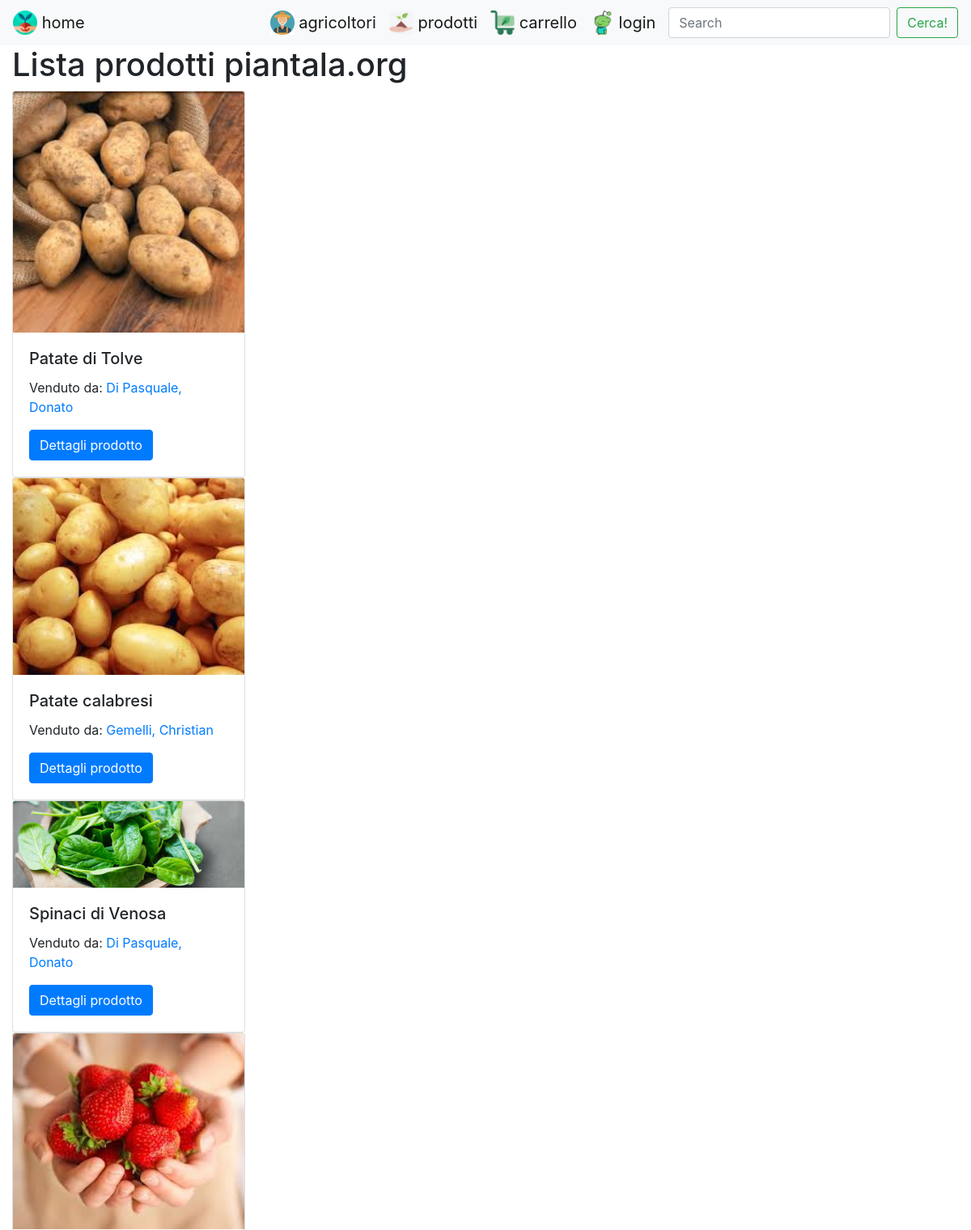
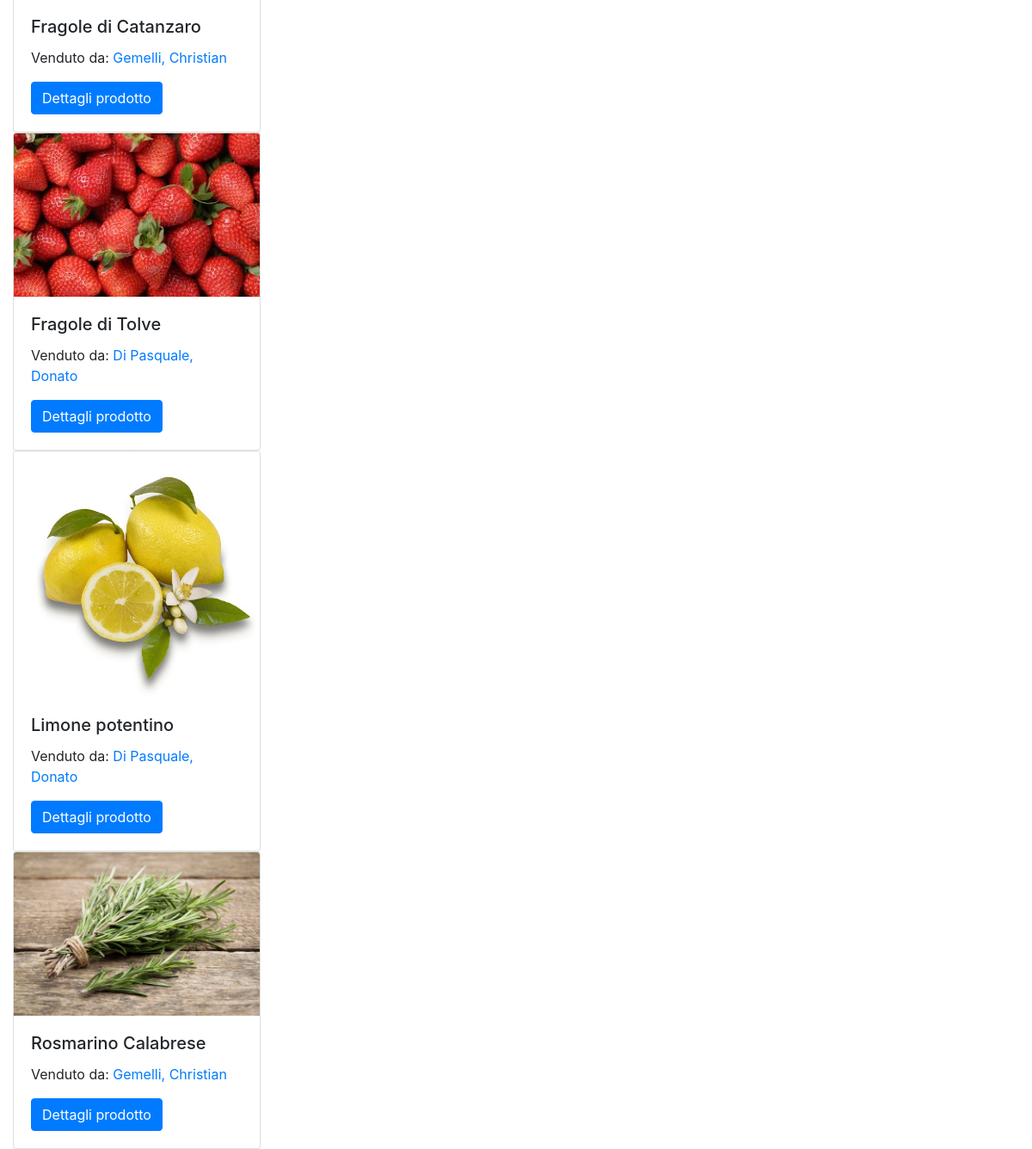
Screenshot of /piantala/products/ with the database file from the repository (2 pictures, top to bottom).
### piantala/models.py (models this page shows, shortened)
class Product(models.Model):
    name = models.CharField(max_length=50)
    farmer = models.ForeignKey('Farmer', on_delete=models.SET_NULL, null=True)
    summary = models.TextField(max_length=1000, help_text='Enter a brief description of the product')
    genre = models.ManyToManyField(Genre, help_text='Select a genre for this product')
    image = models.ImageField(upload_to="gallery")
    def get_absolute_url(self):
        return reverse('product-detail', args=[str(self.id)])
    def display_genre(self):
        return ', '.join(genre.name for genre in self.genre.all()[:3])
    display_genre.short_description = 'Genre'

class Farmer(models.Model):
    first_name = models.CharField(max_length=100)
    last_name = models.CharField(max_length=100)
    date_of_birth = models.DateField(null=True, blank=True)
    farm_loc = models.CharField(max_length=100)
    phone = models.CharField(max_length=15)
    image = models.ImageField(upload_to="avatar" , default="")
    class Meta:
        ordering = ['last_name', 'first_name']
    def __str__(self):
        return f'{self.last_name}, {self.first_name}'

### piantala/views.py (the view)
# urls.py: path('products/', views.ProductListView.as_view(), name='products'),
class ProductListView(generic.ListView):
    model = Product

### piantala/templates/piantala/product_list.html (shortened to what this page needs)
{% extends "navbar.html" %}
{% block content %}
  <h1>Lista prodotti piantala.org</h1>
  {% if product_list %}
    {% for product in product_list %}
    <div class="card" style="width: 18rem;">
      <img class="card-img-top" src="{{ product.image.url }}" alt="Card image cap">
      <div class="card-body">
        <h5 class="card-title">{{ product.name }}</h5>
        <p class="card-text">Venduto da: <a href="{% url 'farmer-detail' product.farmer.pk %}">{{ product.farmer }}</a></p>
        <a href="{{ product.get_absolute_url }}" class="btn btn-primary">Dettagli prodotto</a>
      </div>
    </div>
    {% endfor %}
    {% else %}
    <p>Non ci sono prodotti in vendita!.</p>
  {% endif %}
{% endblock %}

### piantala/templates/navbar.html (shortened to what this page needs)
<!DOCTYPE html>
<html lang="en">
<head>
  <link rel="stylesheet" href="https://maxcdn.bootstrapcdn.com/bootstrap/4.0.0/css/bootstrap.min.css">
  {% load static %}
  <link rel="stylesheet" href="{% static 'css/styles.css' %}">
  {% load static %}
</head>
<body>
  <nav class="navbar navbar-expand-lg navbar-light bg-light">
    <div class="collapse navbar-collapse" id="navbarTogglerDemo01">
      <a class="navbar-brand" href="{% url 'index' %}">
        {% load static %}
        <img src="{% static 'images/logo-piantala.png' %}" width="30" height="30" class="d-inline-block align-top" alt="logo-piantala">
        home
      </a>
      <ul class="navbar-nav ml-auto mt-2 mt-lg-0">
        <li class="nav-item">
          <a class="navbar-brand" href="{% url 'farmers' %}">
            {% load static %}
            <img src="{% static 'images/farmer-logo.png' %}" width="30" height="30" class="d-inline-block align-top" alt="logo-farmer">
            agricoltori
          </a>
        </li>
        <li class="nav-item">
          <a class="navbar-brand" href="{% url 'products' %}">
            {% load static %}
            <img src="{% static 'images/product-piantala2.png' %}" width="30" height="30" class="d-inline-block align-top" alt="logo-basket">
            prodotti
          </a>
        </li>
        <li class="nav-item">
          <a class="navbar-brand" href="{% url 'index' %}">
            {% load static %}
            <img src="{% static 'images/cart-piantala.png' %}" width="30" height="30" class="d-inline-block align-top" alt="##">
            carrello
          </a>
        </li>
        {% if user.is_authenticated %}
            {% load static %}
        {% else %}
        <li class="nav-item">
          <a class="navbar-brand" href="{% url 'login' %}">
            {% load static %}
            <img src="{% static 'images/profile-piantala2.png' %}" width="30" height="30" class="d-inline-block align-top" alt="##">
            login
          </a>
        </li>
        {% endif %}
      </ul>
      <form class="form-inline my-2 my-lg-0">
        <input class="form-control mr-sm-2" type="search" placeholder="Search" aria-label="Search">
        <button class="btn btn-outline-success my-2 my-sm-0" type="submit">Cerca!</button>
      </form>
    </div>
  </nav>
      <div class="col-sm-10 ">{% block content %}{% endblock %}</div>
</body>
</html>

### rows the page displays
Product: image (picture), name "Patate di Tolve", farmer "Di Pasquale, Donato"
Product: image (picture), name "Patate calabresi", farmer "Gemelli, Christian"
Product: image (picture), name "Spinaci di Venosa", farmer "Di Pasquale, Donato"
Product: image (picture), name "Fragole di Catanzaro", farmer "Gemelli, Christian"
Product: image (picture), name "Fragole di Tolve", farmer "Di Pasquale, Donato"
Product: image (picture), name "Limone potentino", farmer "Di Pasquale, Donato"
Product: image (picture), name "Rosmarino Calabrese", farmer "Gemelli, Christian"
